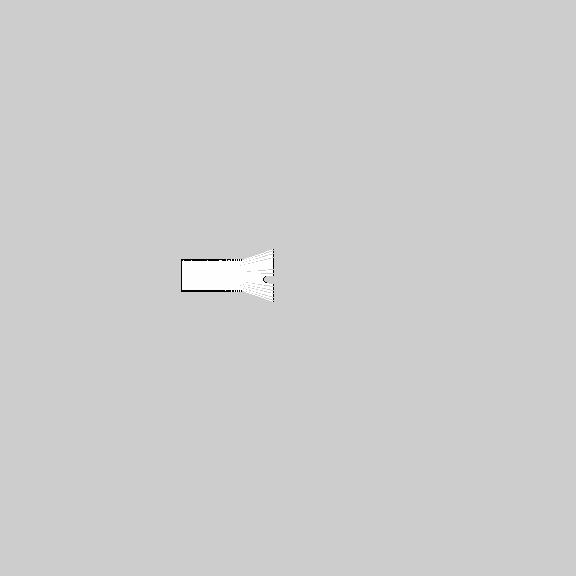
#> input picture resources/input/map1.pgm, 576 x 576 px, found by its file name
$ python find_frontier_cell.py
#> lines starting #> are read from the running program, lines starting #| are printed output that depends on the picture; after the words box and inside, x2 and y2 are one past the last pixel; in counts of white or black regions, pixels touching at a corner belong together
'''
The file reads an image pgm file and identifies the frontier cells in the image.

Frontier cells are defined as occupied cells adjacent to gray cells.
Tasks:
1. Read the image file, identify the background cell color, obstacle cell color, and unoccupied cell color.
2. Find the unoccupied cells adjacent to the background cells.
3. Create a list of frontier cells.
4. Change color of frontier cells to a different color.
5. Save the image as a new .png file.
'''

# -- import packages
import numpy as np
import cv2
import matplotlib.pyplot as plt

def read_image(filename):
    '''
    Reads an image file and returns the image as a numpy array.
    '''
#> called with filename = 'resources/map1.pgm'
    img = cv2.imread(filename,0)
#> img is the input picture: shape (576, 576); min 0, max 254, mean 205.2
    assert img is not None, "file could not be read, check with os.path.exists()"
    return img


def get_frontier_image(img, save_temp_images=False):
    # -- identify background cell color, obstacle cell color, and unoccupied cell color
#> called with save_temp_images = False
    background_color = 205
    obstacle_color = 0
    unoccupied_color = 254

    # -- increase the obstacle cell size by 10 pixels
    # -- threshold obstacle cells
    ret, thresh = cv2.threshold(img,obstacle_color,255,cv2.THRESH_BINARY)
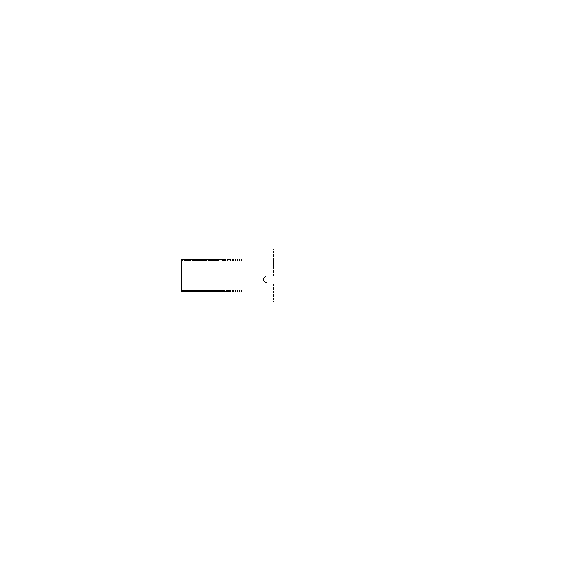
#> thresh: shape (576, 576); 99.9% white; black in thin lines or dots, all inside (x1, y1, x2, y2) = (181, 249, 274, 302)
#> ret = 0
    # -- save the threshold image
    if save_temp_images:
        cv2.imwrite('map_threshold.png',thresh)
    # -- erode the cells
    kernel = np.ones((10,10),np.uint8)
    eroded = cv2.erode(thresh,kernel,iterations = 1)
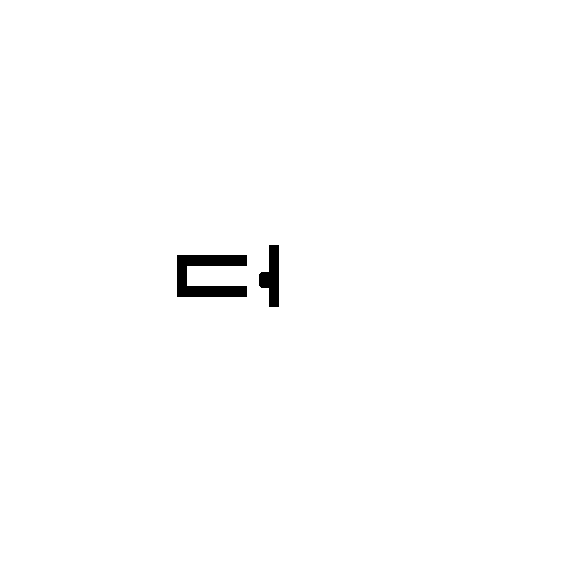
#> eroded: shape (576, 576); 99.2% white; 2 black regions, box (x1, y1, x2, y2) and area: (177, 255, 247, 297) 1740, (259, 245, 279, 307) 774
    # -- save the eroded image
    if save_temp_images:
        cv2.imwrite('map_eroded.png',eroded)

    # -- overlay the eroded cells on the original image
    # -- save the overlay image
    overlay = img.copy()
    overlay[eroded == 0] = 0
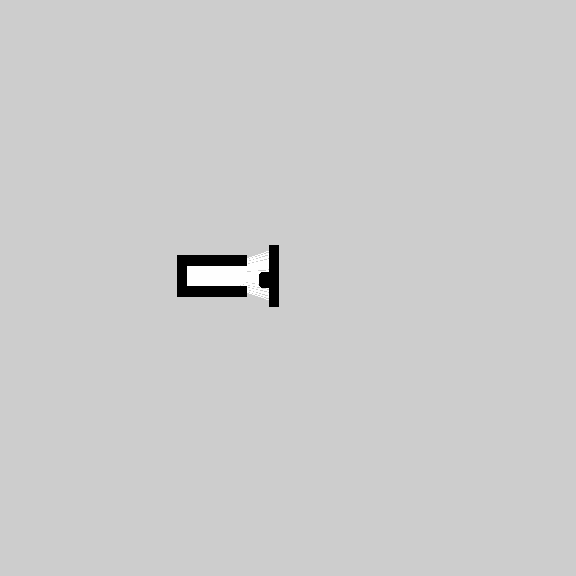
#> overlay: shape (576, 576); 0.67% of pixels changed, all inside (x1, y1, x2, y2) = (177, 245, 279, 307)
    if save_temp_images:
        cv2.imwrite('map_overlay.png',overlay)


    # -- find unoccupied cells adjacent to background cells
    # -- create a list of frontier cells
    frontier_cells = []
    frontier_img = np.zeros_like(img)
    for i in range(1, overlay.shape[0]-1):
        for j in range(1, overlay.shape[1]-1):
            if overlay[i,j] == unoccupied_color:
                if overlay[i-1,j] == background_color or \
                        overlay[i+1,j] == background_color or \
                        overlay[i,j-1] == background_color or \
                        overlay[i,j+1] == background_color:
                    frontier_cells.append((i,j))
                    frontier_img[i,j] = 254
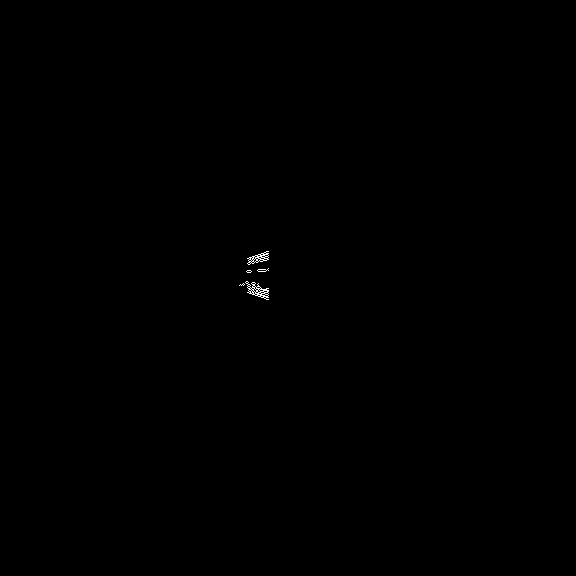
#> frontier_img: shape (576, 576); values 0 (black) and 254 (white), 0.09% white in thin lines or dots, all inside (x1, y1, x2, y2) = (239, 251, 269, 300)

    # [15 lines of commented-out code are left out]
    return frontier_cells

if __name__ == "__main__":
    # -- read the image file
    img = read_image('resources/map1.pgm')
    # -- get the frontier image
    frontier = get_frontier_image(img)
#> frontier = 297 pairs, first value 251 to 299, second value 239 to 268
    # -- show frontier image
    cv2.imshow('frontier', frontier)
    cv2.waitKey(0)
